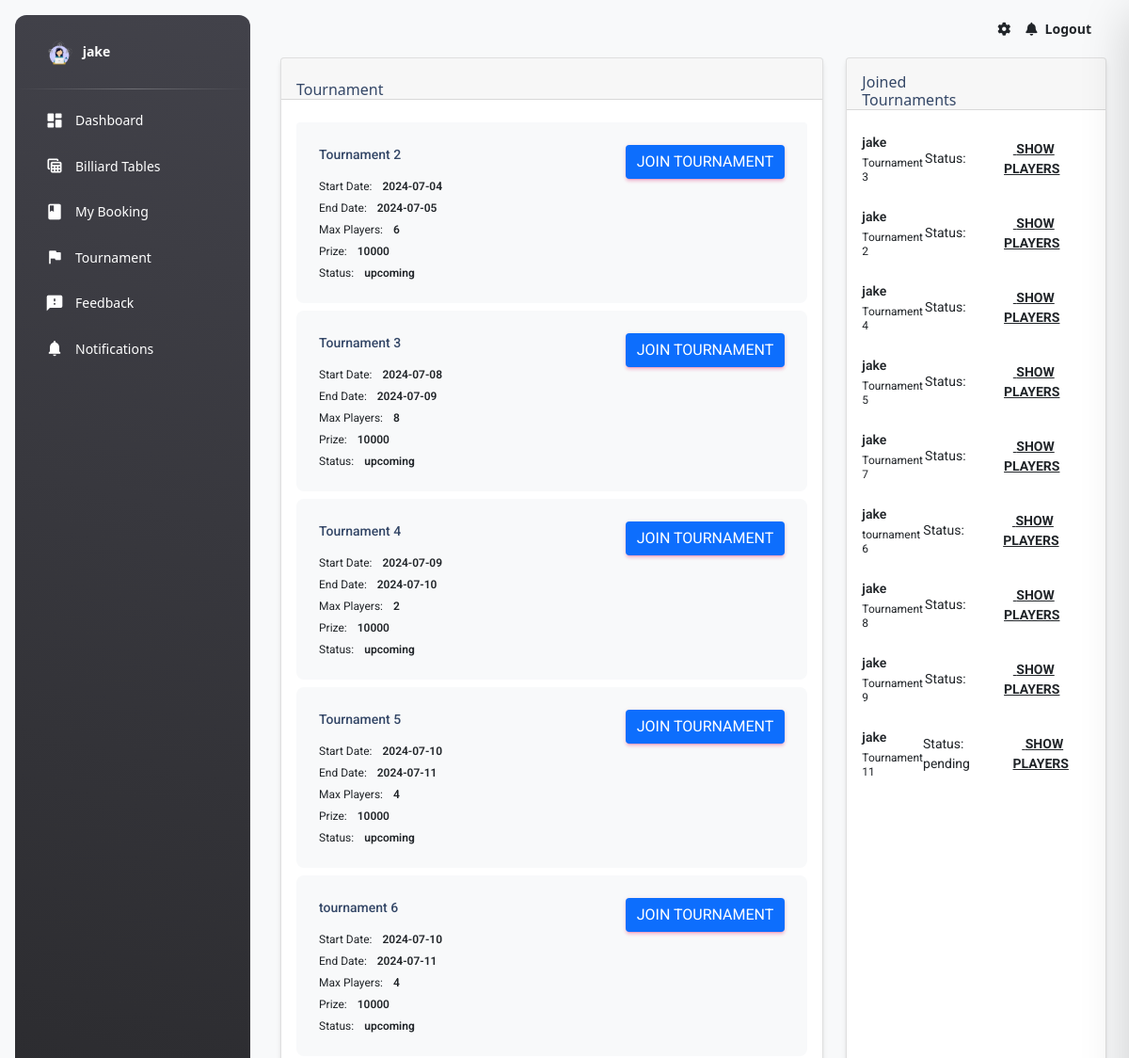
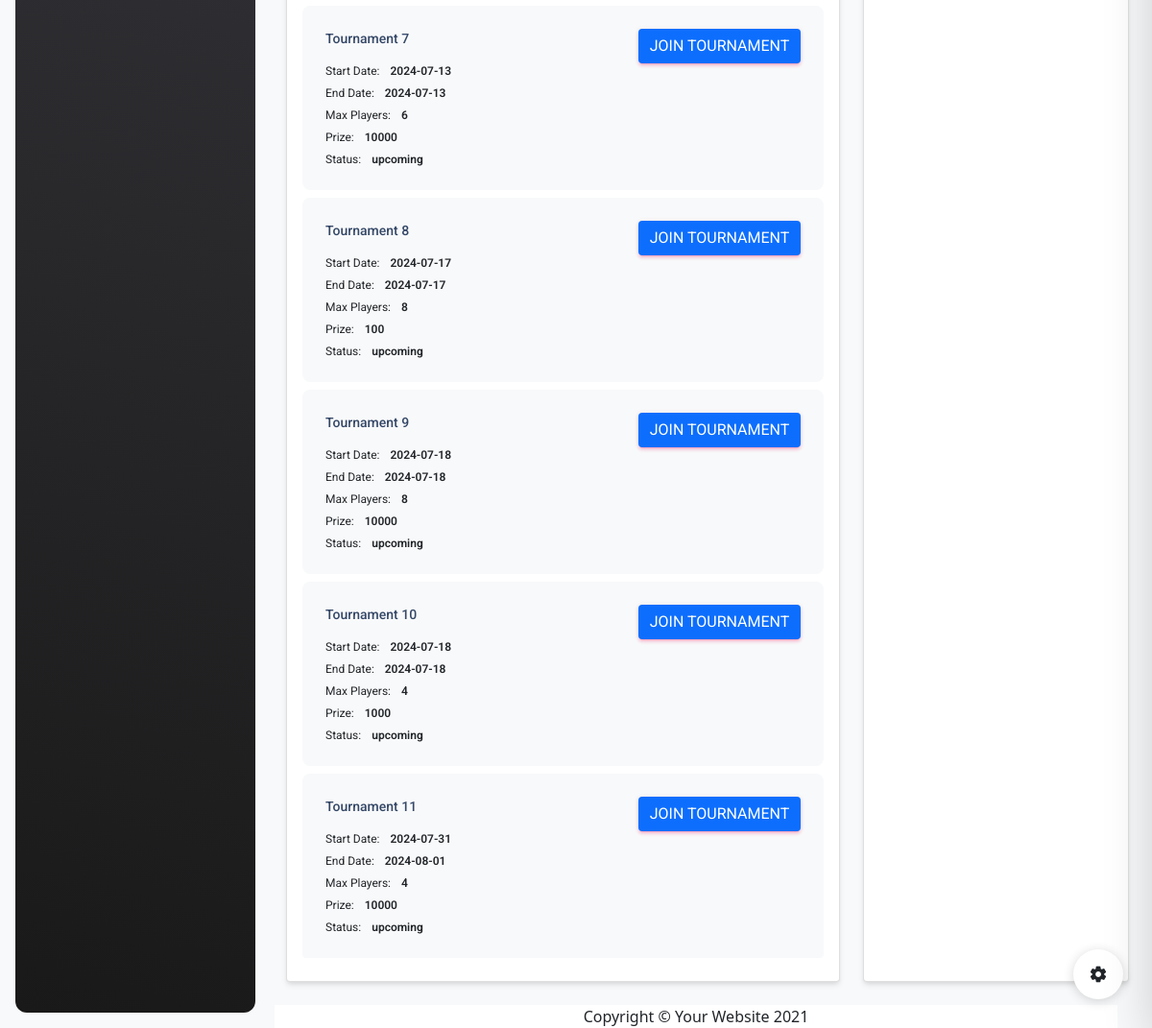
Page /user_tournament.php (signed in) on the committed database (2 pictures, top to bottom).
### tables this page shows
CREATE TABLE `tournaments` (
  `tournament_id` int(11) NOT NULL,
  `name` varchar(100) NOT NULL,
  `max_player` int(11) NOT NULL,
  `start_date` date NOT NULL,
  `end_date` date DEFAULT NULL,
  `status` varchar(100) NOT NULL,
  `created_at` varchar(100) NOT NULL,
  `prize` text NOT NULL,
  `fee` decimal(10,2) NOT NULL DEFAULT 0.00
);

CREATE TABLE `players` (
  `player_id` int(11) NOT NULL,
  `user_id` varchar(100) NOT NULL,
  `tournament_id` int(11) DEFAULT NULL,
  `username` varchar(255) DEFAULT NULL,
  `proof_of_payment` varchar(255) DEFAULT NULL,
  `status` varchar(255) NOT NULL
);

### user_tournament.php (the view, shortened to what this page needs)
<?php
$user_id = htmlspecialchars($_SESSION['user_id']);
?>
<!DOCTYPE html>
<html lang="en">
   <head>
      <link href="./assets/css/nucleo-icons.css" rel="stylesheet" />
      <link href="./assets/css/nucleo-svg.css" rel="stylesheet" />
      <link id="pagestyle" href="./assets/css/material-dashboard.css?v=3.1.0" rel="stylesheet" />
      <link href="vendor/fontawesome-free/css/all.min.css" rel="stylesheet" type="text/css">
      <link href="https://stackpath.bootstrapcdn.com/bootstrap/5.1.3/css/bootstrap.min.css" rel="stylesheet">
   </head>
   <body class="g-sidenav-show  bg-gray-100">
   <aside class="sidenav navbar navbar-vertical navbar-expand-xs border-0 border-radius-xl my-3 fixed-start ms-3   bg-gradient-dark" id="sidenav-main">
         <div class="sidenav-header">
            <a class="navbar-brand m-0" href=" https://demos.creative-tim.com/material-dashboard/pages/dashboard " target="_blank">
            <img src="./img/admin.png" class="navbar-brand-img h-100" alt="main_logo">
            <span class="ms-1 font-weight-bold text-white"><?php echo htmlspecialchars($_SESSION['username']); ?></span>
            </a>
         </div>
         <hr class="horizontal light mt-0 mb-2">
         <div class="collapse navbar-collapse  w-auto " id="sidenav-collapse-main">
         <ul class="navbar-nav">
            <li class="nav-item">
                  <a class="nav-link text-white " href="user_dashboard.php">
                     <div class="text-white text-center me-2 d-flex align-items-center justify-content-center">
                        <i class="material-icons opacity-10">dashboard</i>
                     </div>
                     <span class="nav-link-text ms-1">Dashboard</span>
                  </a>
               </li>
               <li class="nav-item">
                  <a class="nav-link text-white " href="user_table.php">
                     <div class="text-white text-center me-2 d-flex align-items-center justify-content-center">
                        <i class="material-icons opacity-10">table_view</i>
                     </div>
                     <span class="nav-link-text ms-1">Billiard Tables</span>
                  </a>
               </li>
               <li class="nav-item">
                  <a class="nav-link text-white " href="booking_user.php">
                     <div class="text-white text-center me-2 d-flex align-items-center justify-content-center">
                        <i class="material-icons opacity-10">book</i>
                     </div>
                     <span class="nav-link-text ms-1">My Booking</span>
                  </a>
               </li>
               <li class="nav-item">
                     <a class="nav-link text-white " href="user_tournament.php">
                        <div class="text-white text-center me-2 d-flex align-items-center justify-content-center">
                           <i class="material-icons opacity-10">flag</i>
                        </div>
                        <span class="nav-link-text ms-1">Tournament</span>
                     </a>
                  </li>
               <li class="nav-item">
                  <a class="nav-link text-white " href="feedback.php">
                     <div class="text-white text-center me-2 d-flex align-items-center justify-content-center">
                        <i class="material-icons opacity-10">feedback</i>
                     </div>
                     <span class="nav-link-text ms-1">Feedback</span>
                  </a>
               </li>
               <li class="nav-item">
                  <a class="nav-link text-white " href="./notifications.html">
                     <div class="text-white text-center me-2 d-flex align-items-center justify-content-center">
                        <i class="material-icons opacity-10">notifications</i>
                     </div>
                     <span class="nav-link-text ms-1">Notifications</span>
                  </a>
               </li>
         </ul>
      </aside>
      <main class="main-content border-radius-lg ">
         <nav class="navbar navbar-main navbar-expand-lg px-0 mx-4 shadow-none border-radius-xl" id="navbarBlur" data-scroll="true">
            <div class="container-fluid py-1 px-3">
               <div class="collapse navbar-collapse mt-sm-0 mt-2 me-md-0 me-sm-4" id="navbar">
                  <ul class="navbar-nav  justify-content-end">
                     <li class="nav-item px-3 d-flex align-items-center">
                        <a href="javascript:;" class="nav-link text-body p-0">
                        <i class="fa fa-cog fixed-plugin-button-nav cursor-pointer"></i>
                        </a>
                     </li>
                     <li class="nav-item dropdown pe-2 d-flex align-items-center">
                        <a href="javascript:;" class="nav-link text-body p-0" id="dropdownMenuButton" data-bs-toggle="dropdown" aria-expanded="false">
                        <i class="fa fa-bell cursor-pointer"></i>
                        </a>
                     </li>
                     <li class="nav-item d-flex align-items-center">
                        <a href="logout.php" class="nav-link text-body font-weight-bold px-0">
                        <span class="d-sm-inline d-none">Logout</span>
                        </a>
                     </li>
                  </ul>
               </div>
            </div>
         </nav>
         <div class="container-fluid">
         <?php
            include 'conn.php';
            $sqlTournaments = "SELECT * FROM tournaments";
            $stmtTournaments = $conn->prepare($sqlTournaments);
            $stmtTournaments->execute();
            $tournaments = $stmtTournaments->fetchAll(PDO::FETCH_ASSOC);
            $sqlJoinTournaments = "SELECT players.*, tournaments.name AS tournament_name
                       FROM players
                       INNER JOIN tournaments ON players.tournament_id = tournaments.tournament_id
                       WHERE players.user_id = :user_id";
            $stmtJoinTournaments = $conn->prepare($sqlJoinTournaments);
            $stmtJoinTournaments->execute(['user_id' => $user_id]);
            $joinedTournaments = $stmtJoinTournaments->fetchAll(PDO::FETCH_ASSOC);
         ?>
         <div class="row">
            <div class="col-lg-8">
               <div class="card">
                     <div class="card-header pb-0 px-3">
                        <h6 class="mb-0">Tournament</h6>
                     </div>
                     <div class="card-body pt-4 p-3">
                        <ul class="list-group">
                           <?php if (!empty($tournaments)) : ?>
                                 <?php foreach ($tournaments as $tournament) : ?>
                                    <li class="list-group-item border-0 d-flex p-4 mb-2 bg-gray-100 border-radius-lg">
                                       <div class="d-flex flex-column">
                                             <h6 class="mb-3 text-sm"><?php echo htmlspecialchars($tournament['name']); ?></h6>
                                             <span class="mb-2 text-xs">Start Date: <span class="text-dark font-weight-bold ms-sm-2"><?php echo htmlspecialchars($tournament['start_date']); ?></span></span>
                                             <span class="mb-2 text-xs">End Date: <span class="text-dark font-weight-bold ms-sm-2"><?php echo htmlspecialchars($tournament['end_date']); ?></span></span>
                                             <span class="mb-2 text-xs">Max Players: <span class="text-dark font-weight-bold ms-sm-2"><?php echo htmlspecialchars($tournament['max_player']); ?></span></span>
                                             <span class="mb-2 text-xs">Prize: <span class="text-dark font-weight-bold ms-sm-2"><?php echo htmlspecialchars($tournament['prize']); ?></span></span>
                                             <span class="text-xs">Status: <span class="text-dark font-weight-bold ms-sm-2"><?php echo htmlspecialchars($tournament['status']); ?></span></span>
                                       </div>
                                       <div class="ms-auto text-end">
                                             <button type="button" class="btn btn-primary join-tournament" data-tournament-id="<?php echo htmlspecialchars($tournament['tournament_id']); ?>">Join Tournament</button>
                                       </div>
                                    </li>
                                 <?php endforeach; ?>
                           <?php endif; ?>
                        </ul>
                     </div>
               </div>
            </div>
            <div class="col-lg-4">
               <div class="card h-100">
                  <div class="card-header pb-0 p-3">
                        <div class="row">
                           <div class="col-6 d-flex align-items-center">
                              <h6 class="mb-0">Joined Tournaments</h6>
                           </div>
                           <div class="col-6 text-end">
                           </div>
                        </div>
                  </div>
                  <div class="card-body p-3 pb-0">
                        <ul class="list-group">
                           <?php
                           if (!empty($joinedTournaments)) {
                              foreach ($joinedTournaments as $tournament) {
                           ?>
                                    <li class="list-group-item border-0 d-flex justify-content-between ps-0 mb-2 border-radius-lg">
                                       <div class="d-flex flex-column">
                                          <h6 class="mb-1 text-dark font-weight-bold text-sm"><?php echo htmlspecialchars($tournament['username']); ?></h6>
                                          <span class="text-xs"><?php echo htmlspecialchars($tournament['tournament_name']); ?></span>
                                       </div>
                                       <div class="d-flex align-items-center text-sm">
                                          Status: <?php echo htmlspecialchars($tournament['status']); ?>
                                          <button class="btn btn-link text-dark text-sm mb-0 px-0 ms-4 show-bracket" data-toggle="modal" data-target="#bracketModal" data-tournament-id="<?php echo htmlspecialchars($tournament['tournament_id']); ?>"><i class="material-icons text-lg position-relative me-1"></i> Show Players</button>
                                       </div>
                                    </li>
                           <?php
                              }
                           }
                           ?>
                        </ul>
                  </div>
               </div>
            </div>
         </div>
         <div class="row">
         <div class="row mt-4">
            <footer class="sticky-footer bg-white">
               <div class="container my-auto">
                     <div class="copyright text-center my-auto">
                        <span>Copyright &copy; Your Website 2021</span>
                      </div>
                </div>
            </footer>
         </div>
      </main>
      <div class="fixed-plugin">
         <a class="fixed-plugin-button text-dark position-fixed px-3 py-2">
         <i class="material-icons py-2">settings</i>
         </a>
      </div>
   </body>
</html>

### rows in the picture
tournaments: name "Tournament 2", start_date "2024-07-04", end_date "2024-07-05", max_player "6", prize "10000", status "upcoming"
tournaments: name "Tournament 3", start_date "2024-07-08", end_date "2024-07-09", max_player "8", prize "10000", status "upcoming"
tournaments: name "Tournament 4", start_date "2024-07-09", end_date "2024-07-10", max_player "2", prize "10000", status "upcoming"
tournaments: name "Tournament 5", start_date "2024-07-10", end_date "2024-07-11", max_player "4", prize "10000", status "upcoming"
tournaments: name "tournament 6", start_date "2024-07-10", end_date "2024-07-11", max_player "4", prize "10000", status "upcoming"
tournaments: name "Tournament 7", start_date "2024-07-13", end_date "2024-07-13", max_player "6", prize "10000", status "upcoming"
tournaments: name "Tournament 8", start_date "2024-07-17", end_date "2024-07-17", max_player "8", prize "100", status "upcoming"
tournaments: name "Tournament 9", start_date "2024-07-18", end_date "2024-07-18", max_player "8", prize "10000", status "upcoming"
tournaments: name "Tournament 10", start_date "2024-07-18", end_date "2024-07-18", max_player "4", prize "1000", status "upcoming"
tournaments: name "Tournament 11", start_date "2024-07-31", end_date "2024-08-01", max_player "4", prize "10000", status "upcoming"
players: username "jake", tournament.name "Tournament 3"
players: username "jake", tournament.name "Tournament 2"
players: username "jake", tournament.name "Tournament 4"
players: username "jake", tournament.name "Tournament 5"
players: username "jake", tournament.name "Tournament 7"
players: username "jake", tournament.name "tournament 6"
players: username "jake", tournament.name "Tournament 8"
players: username "jake", tournament.name "Tournament 9"
players: username "jake", tournament.name "Tournament 11", status "pending"

### other values in the picture
$_SESSION['username'] "jake"
